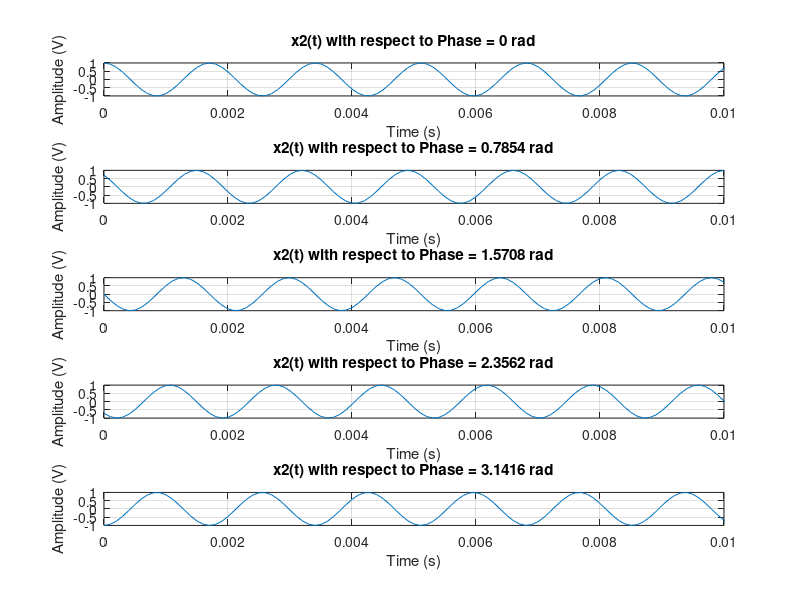

The MATLAB script that drew this image:
f_0 = 587; 
duration = 3; 
f_sample = 1/0.0001; 

%sampling array
t = linspace(0, duration, duration*f_sample);

% Sinusoidal signals with the given phases
phases = [0, pi/4, pi/2, 3*pi/4, pi];
x2_phasevar_signals = zeros(length(phases), length(t));

for i = 1:length(phases)
    x2_phasevar_signals(i, :) = cos(2*pi*f_0*t + phases(i));
end


figure;
for i = 1:length(phases)
    subplot(length(phases), 1, i);
    plot(t, x2_phasevar_signals(i, :));
    xlim([0,0.01]);
    xlabel('Time (s)');
    ylabel('Amplitude (V)');
    title(['x2(t) with respect to Phase = ', num2str(phases(i)), ' rad']);
    grid on;
end

% Listen to the signals
for i = 1:length(phases)
    soundsc(x2_phasevar_signals(i, :), f_sample);
    pause(duration);
end